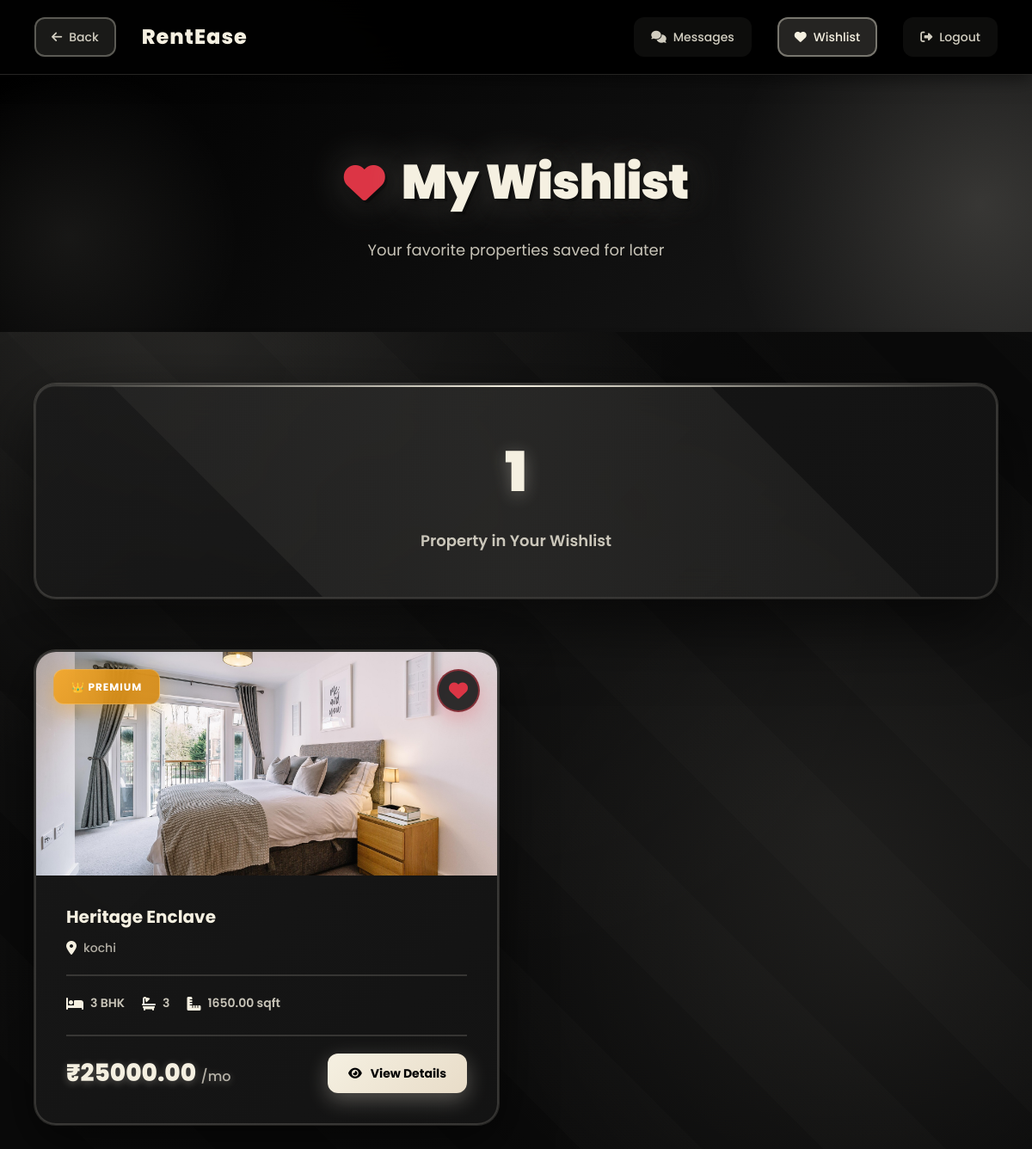
Page /wishlist/ (signed in) on the earlier database version.
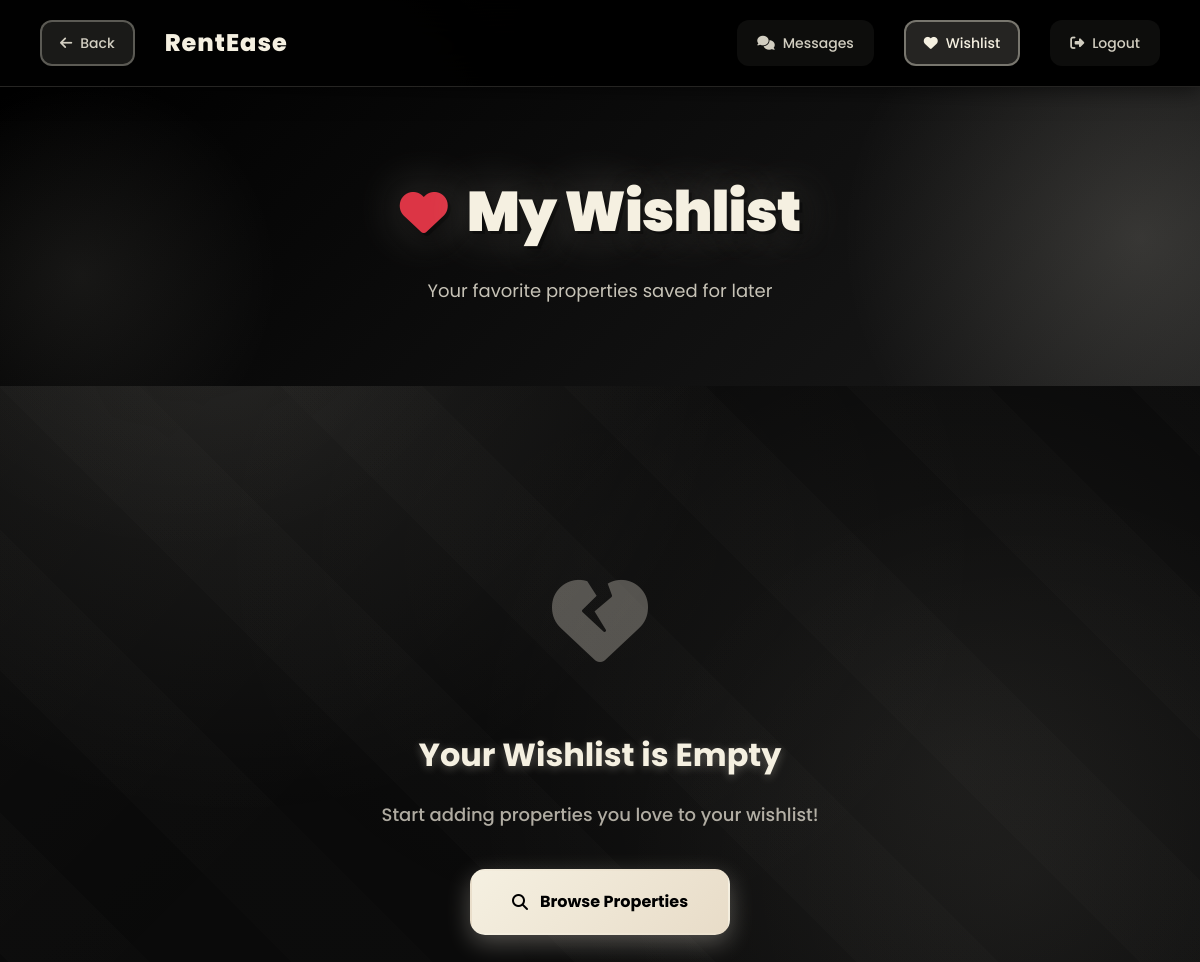
Same page on the later database version.
### core/models.py (models this page shows, shortened)
class Wishlist(models.Model):
    tenant = models.ForeignKey(User, on_delete=models.CASCADE, related_name='wishlist_items')
    property = models.ForeignKey(Property, on_delete=models.CASCADE, related_name='wishlisted_by')
    created_at = models.DateTimeField(auto_now_add=True)
    class Meta:
        ordering = ['-created_at']
        unique_together = ('tenant', 'property')  # One wishlist entry per tenant per property

class Property(models.Model):
    class Status(models.TextChoices):
        PENDING_APPROVAL = "PENDING", "Pending Approval"
        AVAILABLE = "AVAILABLE", "Available"
        RENTED = "RENTED", "Rented"
        MAINTENANCE = "MAINTENANCE", "Maintenance"
        REJECTED = "REJECTED", "Rejected"
    class PropertyType(models.TextChoices):
        APARTMENT = "Apartment", "Apartment"
        VILLA = "Villa", "Villa"
        INDEPENDENT_HOUSE = "Independent House", "Independent House"
        FLAT = "Flat", "Flat"
        DUPLEX = "Duplex", "Duplex"
        PENTHOUSE = "Penthouse", "Penthouse"
        STUDIO = "Studio", "Studio"
        OTHER = "Other", "Other"
    class Furnishing(models.TextChoices):
        UNFURNISHED = "UNFURNISHED", "Unfurnished"
        SEMI_FURNISHED = "SEMI_FURNISHED", "Semi-Furnished"
        FULLY_FURNISHED = "FULLY_FURNISHED", "Fully Furnished"
    class Facing(models.TextChoices):
        NORTH = "NORTH", "North"
        SOUTH = "SOUTH", "South"
        EAST = "EAST", "East"
        WEST = "WEST", "West"
        NORTHEAST = "NORTHEAST", "North-East"
        NORTHWEST = "NORTHWEST", "North-West"
        SOUTHEAST = "SOUTHEAST", "South-East"
        SOUTHWEST = "SOUTHWEST", "South-West"
    owner = models.ForeignKey(User, on_delete=models.CASCADE, related_name='properties')
    title = models.CharField(max_length=255)
    ad_title = models.CharField(max_length=255, blank=True, null=True, help_text="Short ad title")
    description = models.TextField()
    price = models.DecimalField(max_digits=10, decimal_places=2)
    location = models.CharField(max_length=255)
    latitude = models.DecimalField(max_digits=9, decimal_places=6, blank=True, null=True, help_text="Latitude coordinate (optional)")
    longitude = models.DecimalField(max_digits=9, decimal_places=6, blank=True, null=True, help_text="Longitude coordinate (optional)")
    property_type = models.CharField(max_length=100, choices=PropertyType.choices, default=PropertyType.APARTMENT)
    bhk = models.IntegerField(default=1, help_text="Number of BHKs (Bedrooms)")
    bathrooms = models.IntegerField(default=1, help_text="Number of bathrooms")
    furnishing = models.CharField(max_length=50, choices=Furnishing.choices, default=Furnishing.SEMI_FURNISHED)
    super_built_area = models.DecimalField(max_digits=10, decimal_places=2, default=0, help_text="Super built area in sqft")
    bachelors_allowed = models.BooleanField(default=True, help_text="Are bachelors allowed?")
    total_floors = models.IntegerField(default=1, help_text="Total floors in the building")
    facing = models.CharField(max_length=50, choices=Facing.choices, default=Facing.NORTH)
    built_year = models.IntegerField(blank=True, null=True, help_text="Year the property was built")
    amenities = models.TextField(help_text="Comma-separated list of amenities", blank=True)
    status = models.CharField(max_length=50, choices=Status.choices, default=Status.PENDING_APPROVAL)
    rejection_reason = models.TextField(blank=True, null=True, help_text="Reason for rejection by admin")
    is_paid = models.BooleanField(default=False)
    plan_type = models.CharField(max_length=20, choices=[
        ('basic', 'Basic Plan'),
        ('standard', 'Standard Plan'),
        ('premium', 'Premium Plan')
    ], default='basic', help_text="Selected plan type")
    plan_expiry_date = models.DateTimeField(blank=True, null=True, help_text="Date when the plan expires")
    views_count = models.IntegerField(default=0, help_text="Number of times this property has been viewed")
    created_at = models.DateTimeField(auto_now_add=True)
    updated_at = models.DateTimeField(auto_now=True)
    class Meta:
        verbose_name_plural = "Properties"

class PropertyImage(models.Model):
    property = models.ForeignKey(Property, on_delete=models.CASCADE, related_name='images')
    image = models.ImageField(upload_to='property_images/')

### core/views.py (the view)
# urls.py: path('wishlist/', views.wishlist_view, name='wishlist'),
@login_required
def wishlist_view(request):
    if request.user.role != 'TENANT':
        messages.error(request, "Only tenants can access wishlist.")
        return redirect('dashboard')
    from .models import Wishlist
    from django.utils import timezone
    wishlist_items = Wishlist.objects.filter(tenant=request.user).select_related('property')
    active_wishlist = []
    for item in wishlist_items:
        if (item.property.status == Property.Status.AVAILABLE and
            item.property.is_paid and
            item.property.plan_expiry_date and
            item.property.plan_expiry_date > timezone.now()):
            active_wishlist.append(item)
    context = {
        'wishlist_items': active_wishlist,
        'total_wishlist': len(active_wishlist)
    }
    return render(request, 'core/wishlist.html', context)

### core/templates/core/wishlist.html (shortened to what the changed rows need)
{% load static %}
<!DOCTYPE html>
<html lang="en">
<head>
    <link href="https://cdnjs.cloudflare.com/ajax/libs/font-awesome/6.4.0/css/all.min.css" rel="stylesheet">
</head>
<body>
    <section class="page-header">
        <div class="header-content">
            <h1 class="page-title">
                <i class="fas fa-heart"></i>
                My Wishlist
            </h1>
        </div>
    </section>
    <div class="main-content">
        {% if wishlist_items %}
        <div class="stats-card">
            <h3>{{ total_wishlist }}</h3>
            <p>Propert{{ total_wishlist|pluralize:"y,ies" }} in Your Wishlist</p>
        </div>
        {% endif %}
        {% if wishlist_items %}
            <div class="properties-grid">
                {% for item in wishlist_items %}
                    <div class="property-card">
                        <div class="property-image">
                            {% if item.property.images.all %}
                                <img src="{{ item.property.images.first.image.url }}" alt="{{ item.property.title }}">
                            {% else %}
                                <img src="https://images.unsplash.com/photo-1600596542815-ffad4c1539a9?ixlib=rb-4.0.3&auto=format&fit=crop&w=800&q=80" alt="Property">
                            {% endif %}
                            {% if item.property.plan_type %}
                            <span class="plan-badge plan-{{ item.property.plan_type|lower }}" data-plan="{{ item.property.plan_type }}">
                                {% if item.property.plan_type|lower == 'premium' %}
                                    👑 PREMIUM
                                {% elif item.property.plan_type|lower == 'standard' %}
                                    ⭐ STANDARD
                                {% elif item.property.plan_type|lower == 'basic' %}
                                    📝 BASIC
                                {% else %}
                                    📋 {{ item.property.plan_type|upper }}
                                {% endif %}
                            </span>
                            {% endif %}
                            <form method="POST" action="{% url 'remove_from_wishlist' item.property.id %}" style="display: inline;">
                                <button type="submit" class="wishlist-btn" title="Remove from wishlist">
                                    <i class="fas fa-heart"></i>
                                </button>
                            </form>
                        </div>
                        <div class="property-content">
                            <h3 class="property-title">{{ item.property.title }}</h3>
                            <div class="property-location">
                                <i class="fas fa-map-marker-alt"></i>
                                {{ item.property.location }}
                            </div>
                            <div class="property-stats">
                                <div class="property-stat">
                                    <i class="fas fa-bed"></i>
                                    {{ item.property.bhk }} BHK
                                </div>
                                <div class="property-stat">
                                    <i class="fas fa-bath"></i>
                                    {{ item.property.bathrooms }}
                                </div>
                                <div class="property-stat">
                                    <i class="fas fa-ruler-combined"></i>
                                    {{ item.property.super_built_area }} sqft
                                </div>
                            </div>
                            <div class="property-footer">
                                <div class="property-price">
                                    ₹{{ item.property.price }}
                                    <span>/mo</span>
                                </div>
                                <a href="{% url 'property_details' item.property.id %}" class="btn-view">
                                    <i class="fas fa-eye"></i>
                                    <span>View Details</span>
                                </a>
                            </div>
                        </div>
                    </div>
                {% endfor %}
            </div>
        {% else %}
            <div class="empty-state">
                <div class="empty-icon">
                    <i class="fas fa-heart-broken"></i>
                </div>
                <h3>Your Wishlist is Empty</h3>
                <div class="empty-text">Start adding properties you love to your wishlist!</div>
                <a href="{% url 'dashboard' %}" class="btn-primary">
                    <i class="fas fa-search"></i>
                    <span>Browse Properties</span>
                </a>
            </div>
        {% endif %}
    </div>
</body>
</html>

Differences in the rows shown:
removed Wishlist: property.images.first.image (picture), shows "👑 PREMIUM", property "Heritage Enclave", property.location "kochi", property.bhk "3", property.bathrooms "3", property.super_built_area "1650.00", property.price "25000.00"
Other differences:
{{ total_wishlist }}: "1" → (not shown)
text no longer shown: "Propert in Your Wishlist"
text now shown: "Your Wishlist is Empty Start adding properties you love to your wishlist! Browse Properties"
